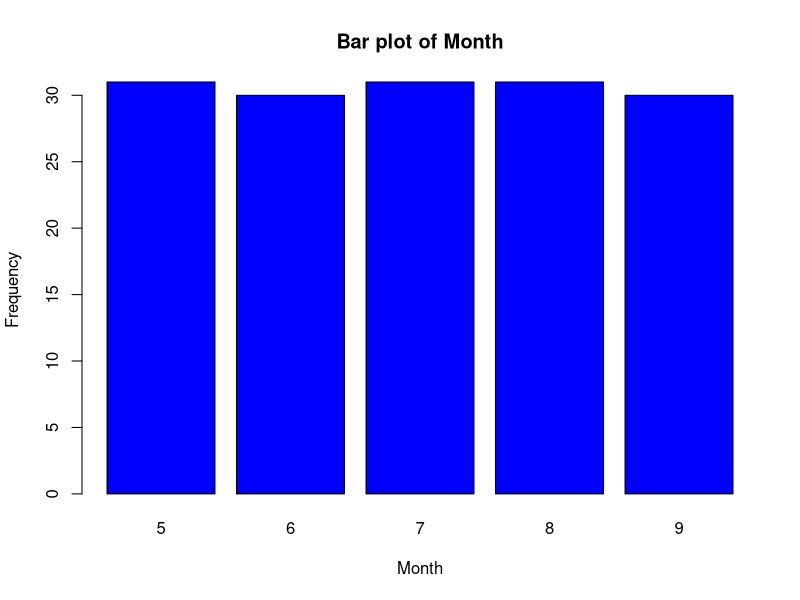
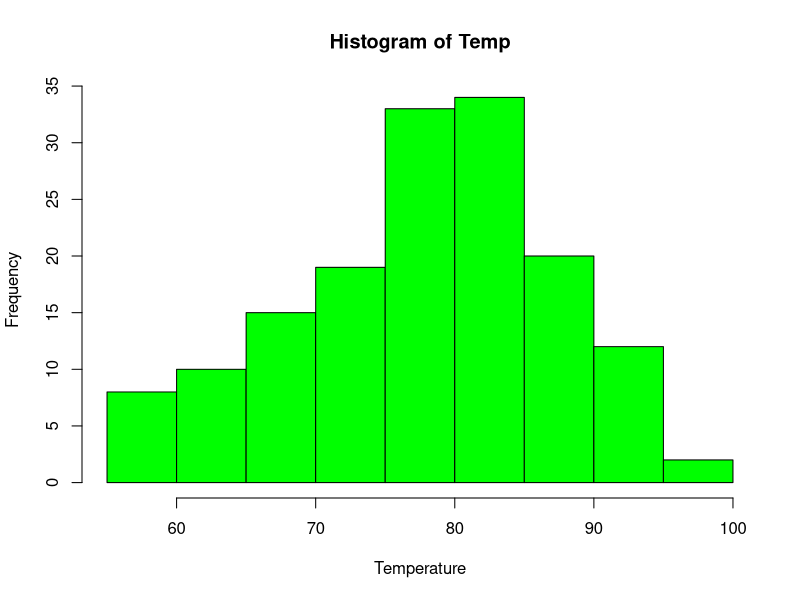
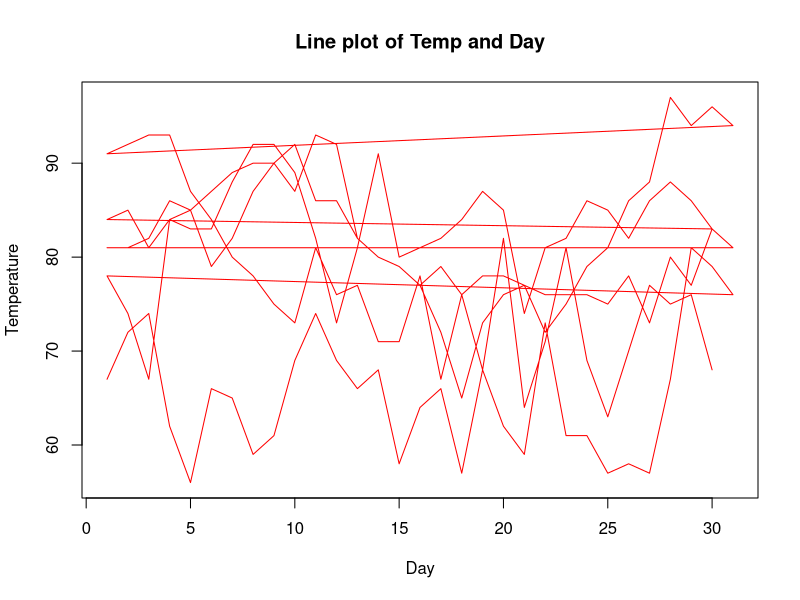
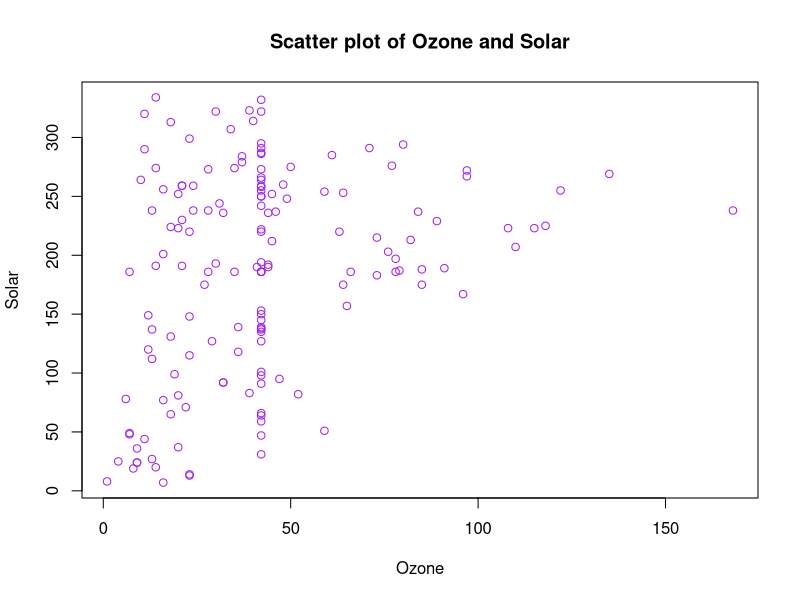
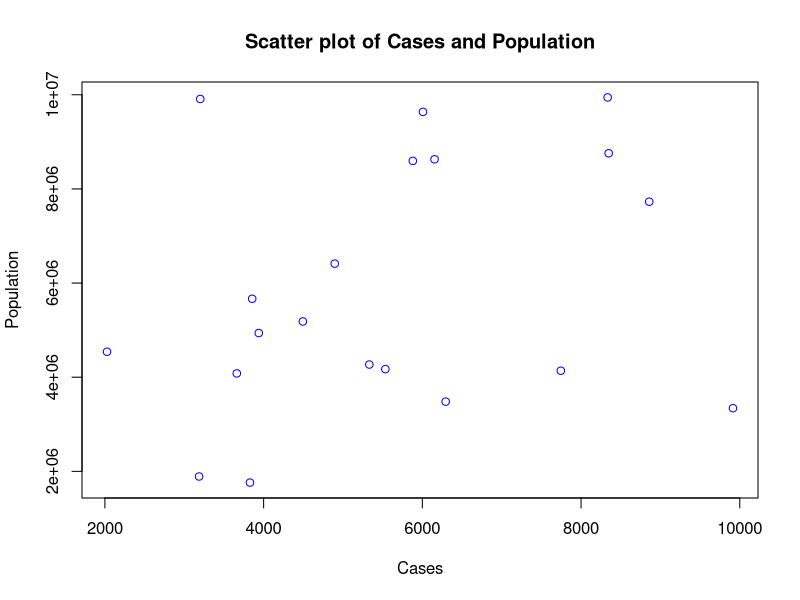
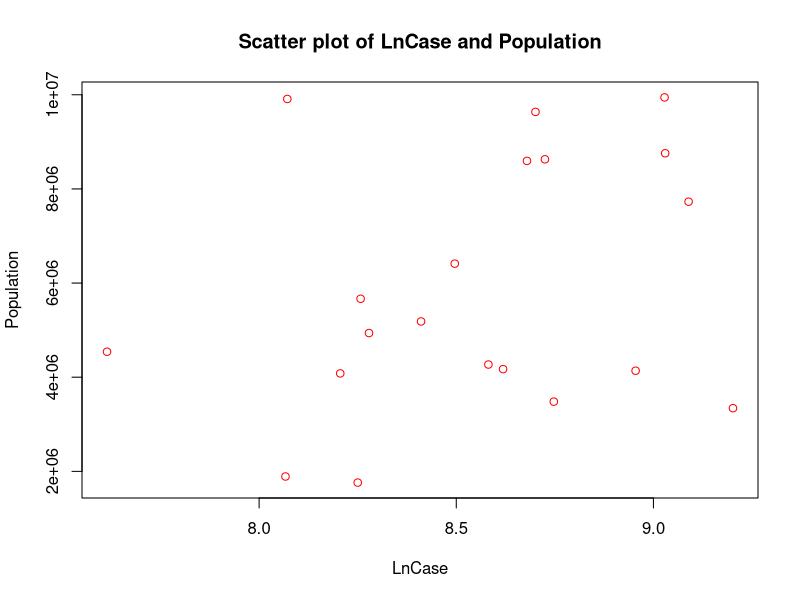
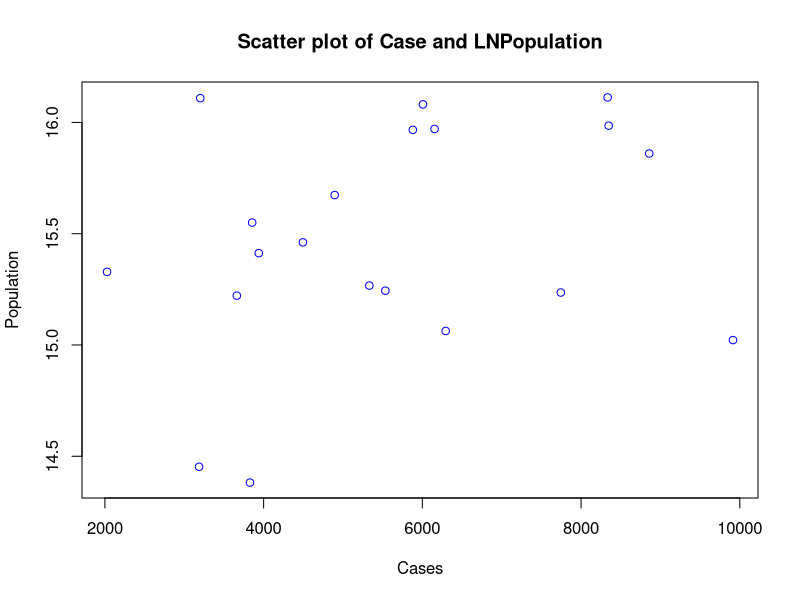
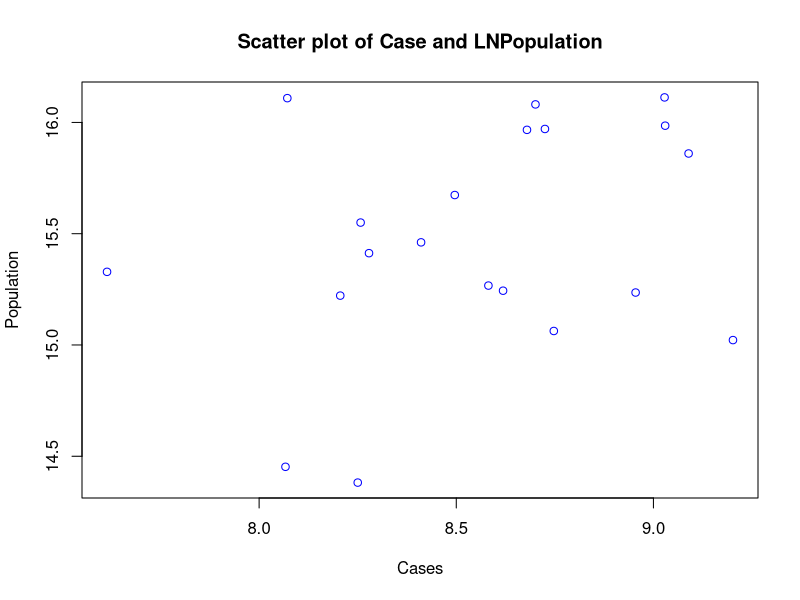

Generate these figures, in order, with R:
## ---- chunk 1
knitr::opts_chunk$set(echo = TRUE)
## ---- chunk 2
R <- 1:15
R
## ---- chunk 3
R <- seq(1, 15)
R
## ---- chunk 4
R <- c(1, 2, 3, 4, 5, 6, 7, 8, 9, 10, 11, 12, 13, 14, 15)
R
## ---- chunk 5
numbers <- c(1.1, 2.2, 3.3, 4.4, 5.5)
N <- sum(numbers)
N
## ---- chunk 6
R_add <- R + N
R_add

R_sub <- R - N
R_sub

R_mul <- R * N
R_mul

R_div <- R / N
R_div

## ---- chunk 7
L <- list("This", "is", "my", "first", "programming", "in", "R")
L
## ---- chunk 8
aq <- airquality
aq
str(aq)
## ---- chunk 9
# check missing values
is.na(aq)

## Ozone and Solar.R has missing value, handle missing value filling with mean
aq$Ozone[is.na(aq$Ozone)] <- mean(aq$Ozone, na.rm = TRUE)
aq$Solar.R[is.na(aq$Solar.R)] <- mean(aq$Solar.R, na.rm = TRUE)
aq
## ---- chunk 10
    summary(aq)
## ---- chunk 11
summary(aq$Temp, aq$Month)
## ---- chunk 12
barplot(table(aq$Month), 
  main = "Bar plot of Month", 
  xlab = "Month", 
  ylab = "Frequency", 
  col = "blue")
## ---- chunk 13
hist(aq$Temp, 
  main = "Histogram of Temp", 
  xlab = "Temperature", 
  ylab = "Frequency", 
  col = "green"
)
## ---- chunk 14
plot(aq$Day, aq$Temp, 
  type = "l", 
  main = "Line plot of Temp and Day", 
  xlab = "Day", 
  ylab = "Temperature", 
  col = "red"
)
## ---- chunk 15
plot(aq$Ozone, aq$Solar.R, 
  main = "Scatter plot of Ozone and Solar", 
  xlab = "Ozone", 
  ylab = "Solar", 
  col = "purple"
)
## ---- chunk 16
#library(tidyverse)
library(tibble)
set.seed(39)
country <- sample(c("USA", "India", "China", "Brazil", "UK"), 20, replace = TRUE)
year <- sample(2000:2020, 20, replace = TRUE)
cases <- sample(1000:10000, 20, replace = TRUE)
population <- sample(1000000:10000000, 20, replace = TRUE)
tibble_data <- tibble(country, year, cases, population)
tibble_data
## ---- chunk 17
library(dplyr)
tibble_data <- tibble_data %>%
  filter(cases > 0, population > 0) %>%  # Remove non-positive values
  mutate(LnCase = log(cases), 
         LnPop = log(population))
tibble_data
## ---- chunk 18
plot(tibble_data$cases, tibble_data$population, 
     main = "Scatter plot of Cases and Population", 
     xlab = "Cases", 
     ylab = "Population", 
     col = "blue")
## ---- chunk 19
plot(tibble_data$LnCase, tibble_data$population, 
     main = "Scatter plot of LnCase and Population", 
     xlab = "LnCase", 
     ylab = "Population", 
     col = "red")
## ---- chunk 20
  plot(tibble_data$cases, tibble_data$LnPop, 
      main = "Scatter plot of Case and LNPopulation", 
      xlab = "Cases", 
      ylab = "Population", 
      col = "blue")
## ---- chunk 21
    plot(tibble_data$LnCase, tibble_data$LnPop, 
      main = "Scatter plot of Case and LNPopulation", 
      xlab = "Cases", 
      ylab = "Population", 
      col = "blue")
## ---- chunk 22
#Creat a window for graphs in 2 rows and 2 columns
par(mfrow = c(2, 2))
plot(tibble_data$cases, tibble_data$population, 
     main = "Scatter plot of Cases and Population", 
     xlab = "Cases", 
     ylab = "Population", 
     col = "blue")
plot(tibble_data$LnCase, tibble_data$population, 
     main = "Scatter plot of LnCase and Population", 
     xlab = "LnCase", 
     ylab = "Population", 
     col = "red")
  plot(tibble_data$cases, tibble_data$LnPop, 
     main = "Scatter plot of Case and LNPopulation", 
     xlab = "Cases", 
     ylab = "Population", 
     col = "green")
  plot(tibble_data$LnCase, tibble_data$LnPop, 
     main = "Scatter plot of Case and LNPopulation", 
     xlab = "Cases", 
     ylab = "Population", 
     col = "purple")
# Graph is default mode
# par(mfrow = c(1, 1))
